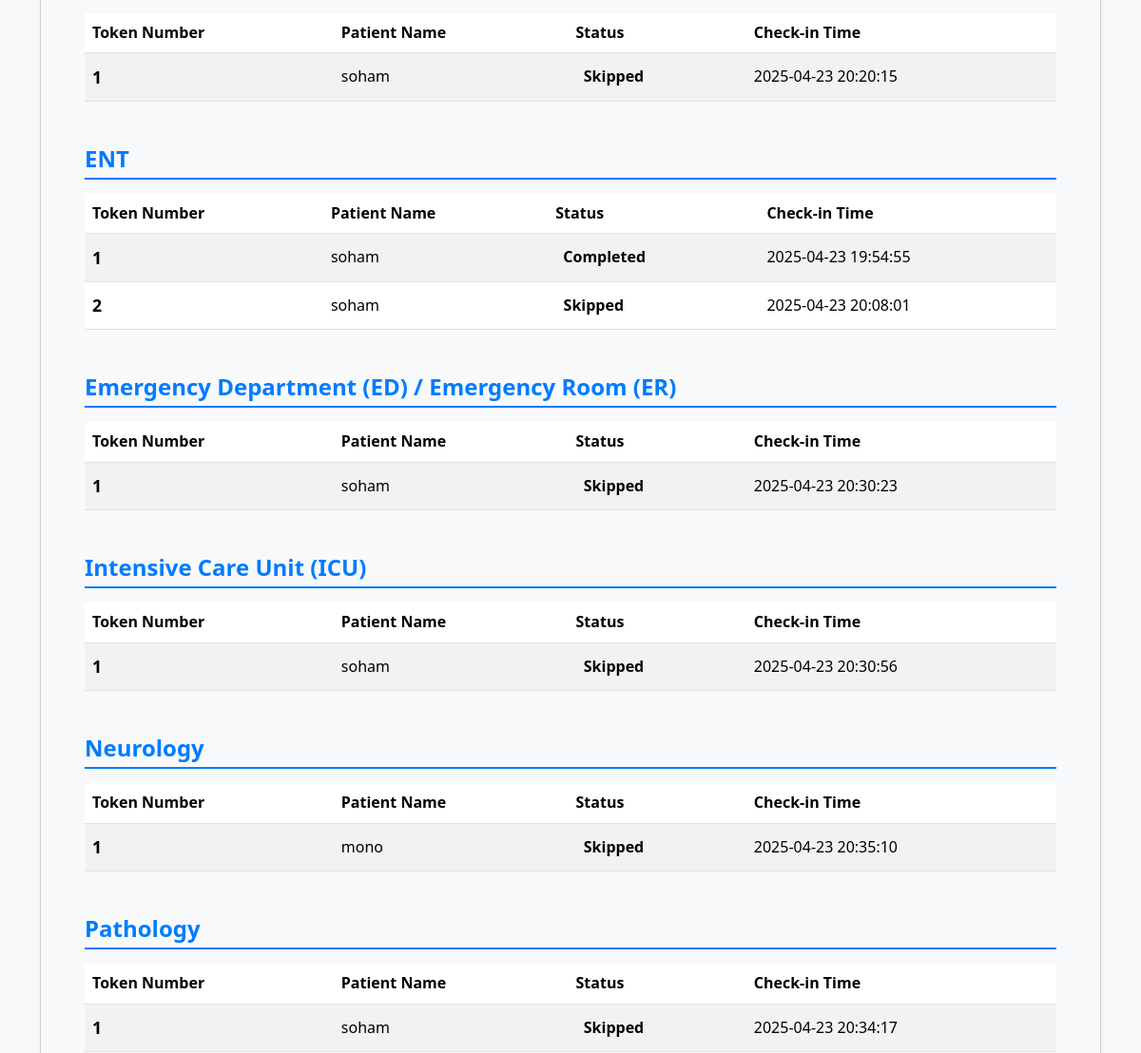
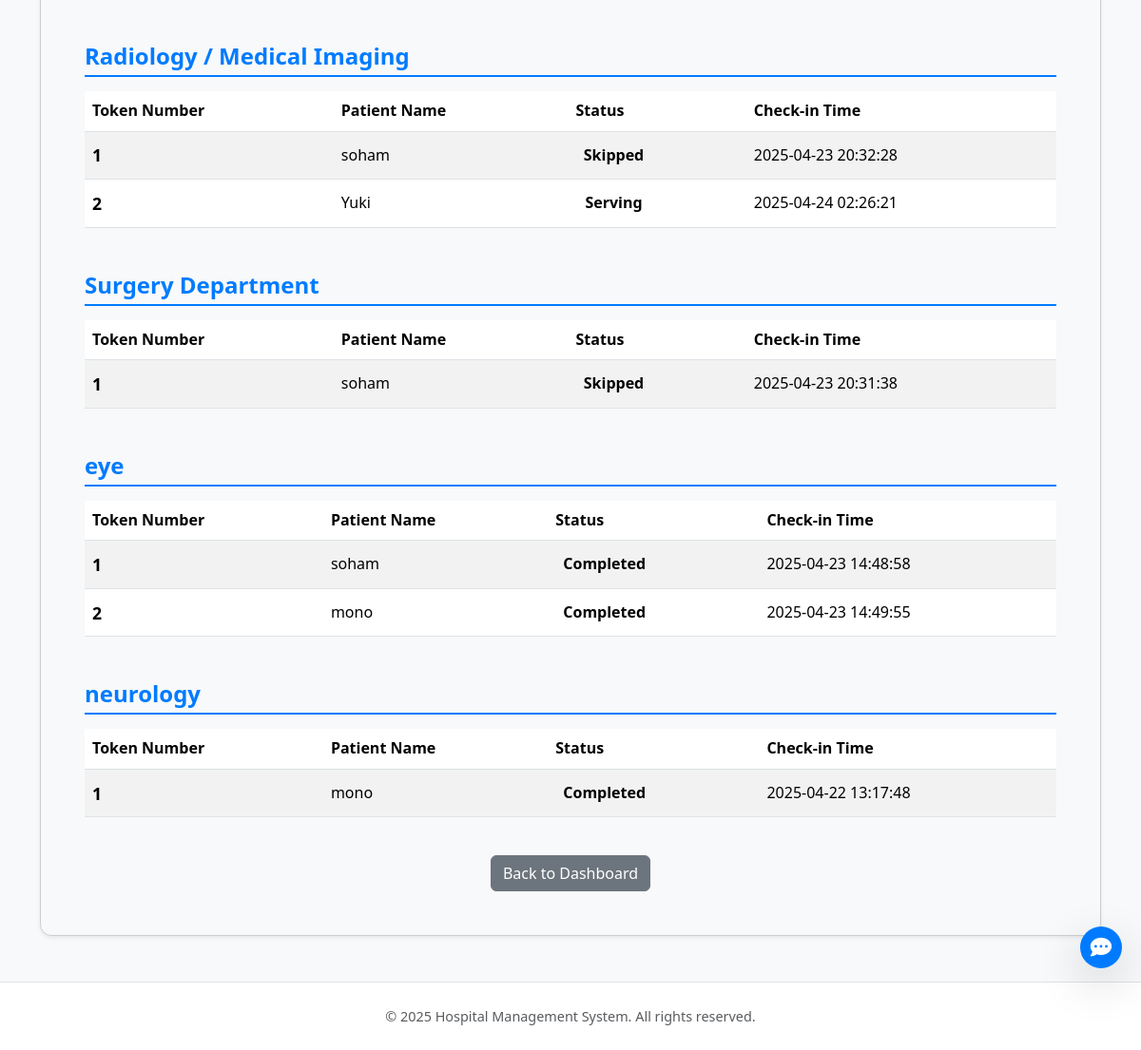
Page /opd (signed in, lower part) on the earlier database version (2 pictures, top to bottom).
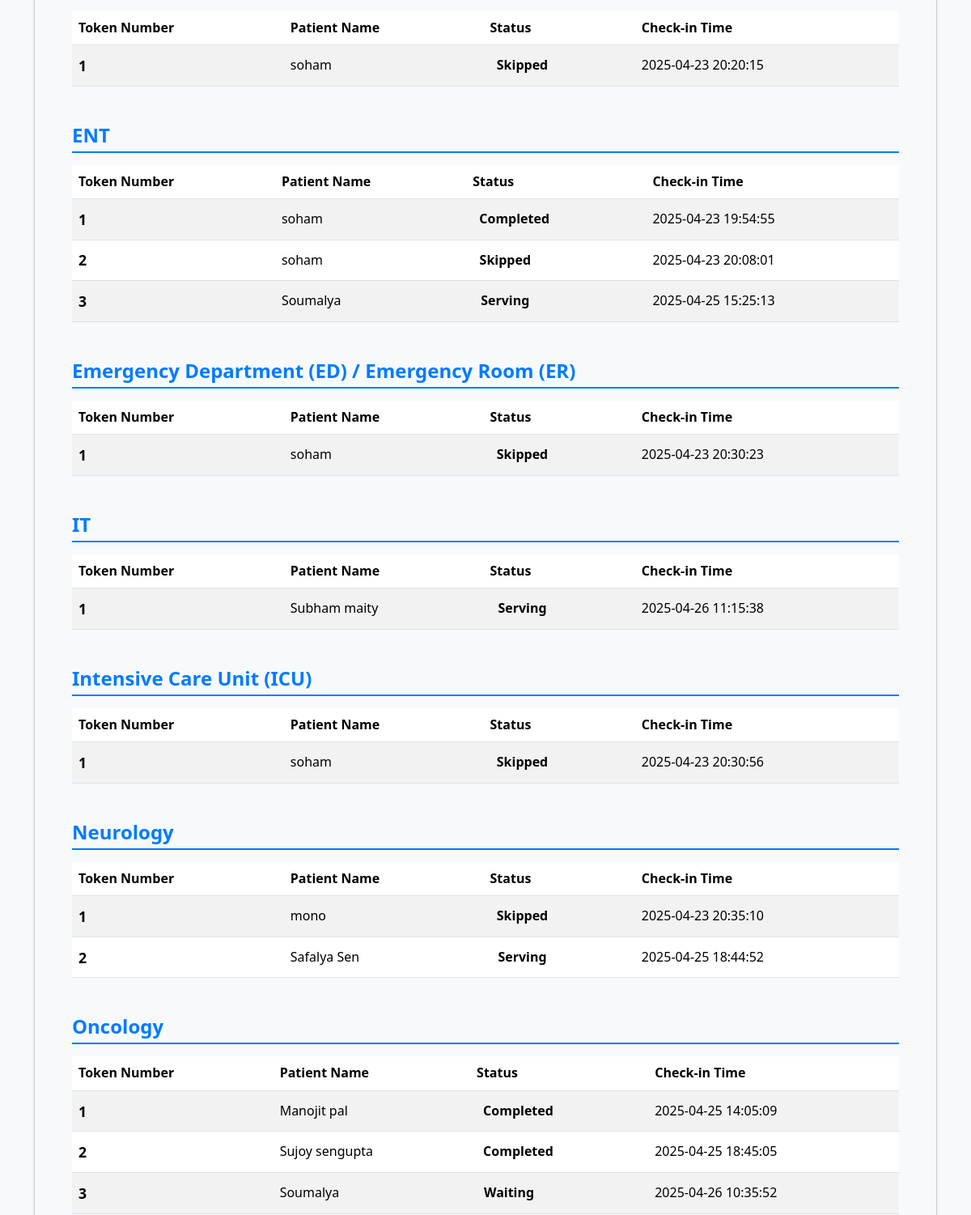
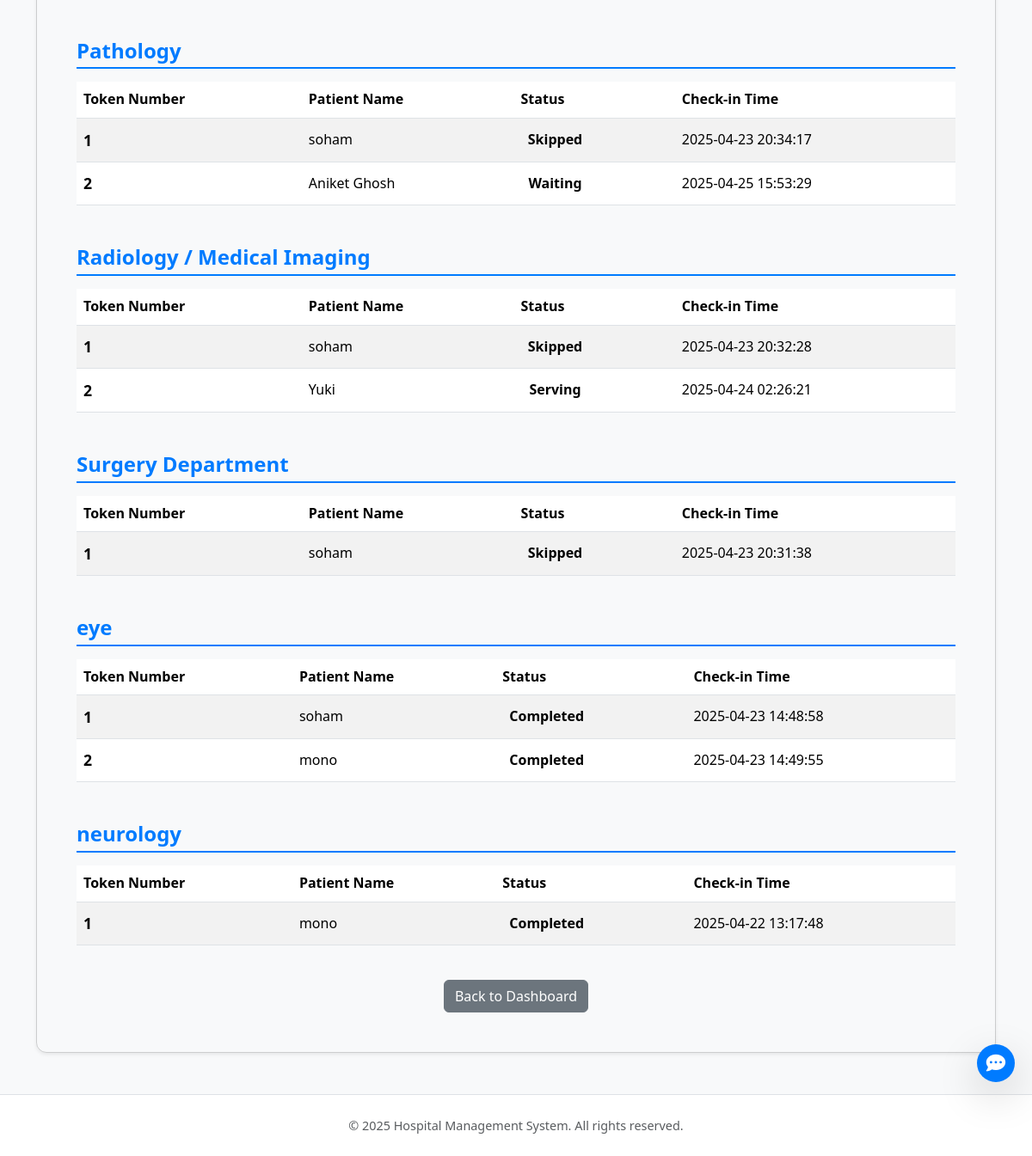
Same page on the later database version (2 pictures, top to bottom).
### tables this page shows
CREATE TABLE opd_queue (
    queue_id TEXT PRIMARY KEY,
    patient_id TEXT NOT NULL,
    department TEXT NOT NULL,
    token_number INTEGER NOT NULL,
    status TEXT NOT NULL DEFAULT 'Waiting',
    check_in_time TIMESTAMP DEFAULT CURRENT_TIMESTAMP,
    FOREIGN KEY (patient_id) REFERENCES patients(patient_id)
);

CREATE TABLE patients (
    patient_id TEXT PRIMARY KEY,
    name TEXT NOT NULL,
    age INTEGER,
    gender TEXT,
    contact_number TEXT,
    address TEXT,
    emergency_contact TEXT,
    blood_group TEXT,
    medical_history TEXT
);

### app.py (the view)
@app.route('/opd')
def view_opd_queue():
    conn = get_db()
    cursor = conn.cursor()
    selected_department = request.args.get('department', 'All')
    try:
        cursor.execute("SELECT DISTINCT department FROM opd_queue ORDER BY department ASC")
        departments = [row['department'] for row in cursor.fetchall()]
        display_departments = ['All'] + departments
        sql_query = """
            SELECT
                oq.queue_id,
                oq.token_number,
                p.name,
                oq.department,
                oq.status,
                oq.check_in_time
            FROM opd_queue oq
            JOIN patients p ON oq.patient_id = p.patient_id
        """
        query_params = []
        if selected_department != 'All':
            sql_query += " WHERE oq.department = ?"
            query_params.append(selected_department)
        sql_query += " ORDER BY oq.department ASC, oq.check_in_time ASC"
        cursor.execute(sql_query, query_params)
        queue_items = cursor.fetchall()
    except sqlite3.Error as e:
        print(f"Database error fetching OPD queue: {e}")
        flash(f"Error loading OPD queue: {e}", "danger")
        queue_items = []
        departments = []
        display_departments = ['All']
    finally:
        close_db(conn)
    grouped_queue = {}
    for item in queue_items:
        department = item['department']
        if department not in grouped_queue:
            grouped_queue[department] = []
        grouped_queue[department].append(item)
    can_manage_opd = session.get('user_type') in ['hospital', 'doctor']
    return render_template('view_opd_queue.html',
                           grouped_queue=grouped_queue,
                           can_manage_opd=can_manage_opd,
                           departments=display_departments,
                           selected_department=selected_department)

### app.py (called while the page is built)
def get_db():
    conn = sqlite3.connect(DATABASE)
    conn.row_factory = sqlite3.Row
    return conn

### templates/view_opd_queue.html (shortened to what this page needs)
<!DOCTYPE html>
<html lang="en">
<head>
    <link href="https://cdn.jsdelivr.net/npm/bootstrap@5.3.3/dist/css/bootstrap.min.css" rel="stylesheet">
    <link href="https://cdn.jsdelivr.net/npm/aos@2.3.4/dist/aos.css" rel="stylesheet">
    <link rel="stylesheet" href="https://cdnjs.cloudflare.com/ajax/libs/font-awesome/6.5.0/css/all.min.css" />
    <link rel="stylesheet" href="{{ url_for('static', filename='style.css') }}">
    <link rel="stylesheet" href="{{ url_for('static', filename='index_style.css') }}">
</head>
<body {% if g.get('theme')=='dark' %}data-bs-theme="dark" {% endif %}>
    <div class="container my-5">
        <div class="opd-queue-container card shadow-sm">
            <div class="card-body">
                {% if grouped_queue | length == 0 %}
                <p class="text-center text-muted">No patients in the OPD queue across all departments{% if selected_department != 'All' %} for {{ selected_department }}{% endif %}.</p>
                {% else %}
                {% for department, queue_items in grouped_queue.items() %}
                <h2 class="department-heading">{{ department }}</h2>
                {% if queue_items | length == 0 %}
                <p class="text-center text-muted empty-department-message">No patients in the {{ department }} queue.</p>
                {% else %}
                <div class="table-responsive">
                    <table class="table table-striped table-hover align-middle opd-queue-table">
                        <thead>
                            <tr>
                                <th>Token Number</th>
                                <th>Patient Name</th>
                                <th>Status</th>
                                <th>Check-in Time</th>
                            </tr>
                        </thead>
                        <tbody>
                            {% for item in queue_items %}
                            <tr data-queue-id="{{ item['queue_id'] }}" class="status-{{ item['status'] | lower }}">
                                <td>{{ item['token_number'] }}</td>
                                <td>{{ item['name'] }}</td>
                                <td>
                                    <span class="status-span status-{{ item['status'] }}">{{ item['status'] }}</span>
                                </td>
                                <td>{{ item['check_in_time'] }}</td>
                            </tr>
                            {% endfor %}
                        </tbody>
                    </table>
                </div>
                {% endif %}
                {% endfor %}
                {% endif %}
                <div class="mt-4 text-center">
                     <a href="{{ url_for('index') }}" class="btn btn-secondary">Back to Dashboard</a>
                </div>
            </div>
        </div>
    </div>
    <footer class="bg-white border-top py-4 text-center" data-aos="fade-up">
        <div class="container">
            <p class="mb-0 text-muted">&copy; 2025 Hospital Management System. All rights reserved.</p>
        </div>
    </footer>
    <div id="chatbot-container">
        <button id="chatbot-toggle-btn" class="btn btn-primary rounded-circle shadow-lg">
            <i class="fas fa-comment-dots"></i>
        </button>
    </div>
</body>
</html>

Differences in the rows shown:
added opd_queue: token_number "3", name "Soumalya", status "Serving", check_in_time "2025-04-25 15:25:13", shown under "ENT"
added opd_queue: department "IT", token_number "1", name "Subham maity", status "Serving", check_in_time "2025-04-26 11:15:38"
added opd_queue: token_number "2", name "Safalya Sen", status "Serving", check_in_time "2025-04-25 18:44:52", shown under "Neurology"
added opd_queue: department "Oncology", token_number "1", name "Manojit pal", status "Completed", check_in_time "2025-04-25 14:05:09"
added opd_queue: token_number "2", name "Sujoy sengupta", status "Completed", check_in_time "2025-04-25 18:45:05", shown under "Oncology"
added opd_queue: token_number "3", name "Soumalya", status "Waiting", check_in_time "2025-04-26 10:35:52", shown under "Oncology"
added opd_queue: token_number "2", name "Aniket Ghosh", status "Waiting", check_in_time "2025-04-25 15:53:29", shown under "Pathology"
